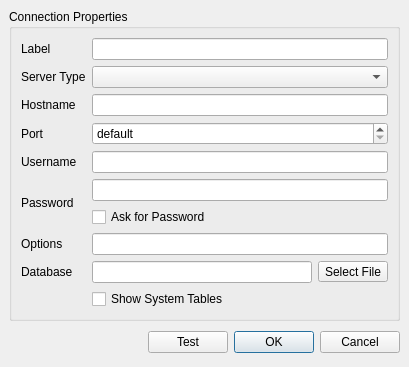
<?xml version="1.0" encoding="UTF-8"?>
<ui version="4.0">
 <class>WConnection</class>
 <widget class="QDialog" name="WConnection">
  <property name="geometry">
   <rect>
    <x>0</x>
    <y>0</y>
    <width>409</width>
    <height>362</height>
   </rect>
  </property>
  <property name="windowTitle">
   <string>Connection Properties</string>
  </property>
  <property name="windowIcon">
   <iconset resource="icons.qrc">
    <normaloff>:/icons/conn.png</normaloff>:/icons/conn.png</iconset>
  </property>
  <layout class="QVBoxLayout">
   <property name="spacing">
    <number>6</number>
   </property>
   <property name="leftMargin">
    <number>9</number>
   </property>
   <property name="topMargin">
    <number>9</number>
   </property>
   <property name="rightMargin">
    <number>9</number>
   </property>
   <property name="bottomMargin">
    <number>9</number>
   </property>
   <item>
    <widget class="QGroupBox" name="groupBox">
     <property name="title">
      <string>Connection Properties</string>
     </property>
     <layout class="QGridLayout">
      <property name="leftMargin">
       <number>9</number>
      </property>
      <property name="topMargin">
       <number>9</number>
      </property>
      <property name="rightMargin">
       <number>9</number>
      </property>
      <property name="bottomMargin">
       <number>9</number>
      </property>
      <property name="spacing">
       <number>6</number>
      </property>
      <item row="2" column="0">
       <widget class="QLabel" name="labelHostname">
        <property name="text">
         <string>Hostname</string>
        </property>
        <property name="buddy">
         <cstring>editHostname</cstring>
        </property>
       </widget>
      </item>
      <item row="8" column="0">
       <widget class="QLabel" name="labelDatabase">
        <property name="text">
         <string>Database</string>
        </property>
        <property name="buddy">
         <cstring>editDatabase</cstring>
        </property>
       </widget>
      </item>
      <item row="5" column="0" rowspan="2">
       <widget class="QLabel" name="label6">
        <property name="text">
         <string>Password</string>
        </property>
        <property name="buddy">
         <cstring>editPassword</cstring>
        </property>
       </widget>
      </item>
      <item row="4" column="1" colspan="2">
       <widget class="QLineEdit" name="editUsername"/>
      </item>
      <item row="8" column="2">
       <widget class="QToolButton" name="buttonSelectFile">
        <property name="text">
         <string>Select File</string>
        </property>
        <property name="icon">
         <iconset resource="icons.qrc">
          <normaloff>:/icons/diropen.png</normaloff>:/icons/diropen.png</iconset>
        </property>
       </widget>
      </item>
      <item row="0" column="1" colspan="2">
       <widget class="QLineEdit" name="editLabel"/>
      </item>
      <item row="3" column="0">
       <widget class="QLabel" name="label3">
        <property name="text">
         <string>Port</string>
        </property>
        <property name="buddy">
         <cstring>spinPort</cstring>
        </property>
       </widget>
      </item>
      <item row="2" column="1" colspan="2">
       <widget class="QLineEdit" name="editHostname"/>
      </item>
      <item row="9" column="1" colspan="2">
       <widget class="QCheckBox" name="checkSysTables">
        <property name="text">
         <string>Show System Tables</string>
        </property>
       </widget>
      </item>
      <item row="4" column="0">
       <widget class="QLabel" name="label5">
        <property name="text">
         <string>Username</string>
        </property>
        <property name="buddy">
         <cstring>editUsername</cstring>
        </property>
       </widget>
      </item>
      <item row="0" column="0">
       <widget class="QLabel" name="label1">
        <property name="text">
         <string>Label</string>
        </property>
        <property name="buddy">
         <cstring>editLabel</cstring>
        </property>
       </widget>
      </item>
      <item row="5" column="1" colspan="2">
       <widget class="QLineEdit" name="editPassword">
        <property name="echoMode">
         <enum>QLineEdit::Password</enum>
        </property>
       </widget>
      </item>
      <item row="3" column="1" colspan="2">
       <widget class="QSpinBox" name="spinPort">
        <property name="buttonSymbols">
         <enum>QAbstractSpinBox::UpDownArrows</enum>
        </property>
        <property name="specialValueText">
         <string>default</string>
        </property>
        <property name="minimum">
         <number>0</number>
        </property>
        <property name="maximum">
         <number>65535</number>
        </property>
        <property name="value">
         <number>0</number>
        </property>
       </widget>
      </item>
      <item row="6" column="1" colspan="2">
       <widget class="QCheckBox" name="checkAskPassword">
        <property name="text">
         <string>Ask for Password</string>
        </property>
       </widget>
      </item>
      <item row="1" column="1" colspan="2">
       <widget class="QComboBox" name="comboType"/>
      </item>
      <item row="1" column="0">
       <widget class="QLabel" name="label4">
        <property name="text">
         <string>Server Type</string>
        </property>
        <property name="buddy">
         <cstring>comboType</cstring>
        </property>
       </widget>
      </item>
      <item row="8" column="1">
       <widget class="QLineEdit" name="editDatabase"/>
      </item>
      <item row="7" column="1" colspan="2">
       <widget class="QLineEdit" name="editOptions"/>
      </item>
      <item row="7" column="0">
       <widget class="QLabel" name="label">
        <property name="text">
         <string>Options</string>
        </property>
       </widget>
      </item>
     </layout>
    </widget>
   </item>
   <item>
    <layout class="QHBoxLayout">
     <property name="spacing">
      <number>6</number>
     </property>
     <property name="leftMargin">
      <number>0</number>
     </property>
     <property name="topMargin">
      <number>0</number>
     </property>
     <property name="rightMargin">
      <number>0</number>
     </property>
     <property name="bottomMargin">
      <number>0</number>
     </property>
     <item>
      <spacer>
       <property name="orientation">
        <enum>Qt::Horizontal</enum>
       </property>
       <property name="sizeHint" stdset="0">
        <size>
         <width>131</width>
         <height>31</height>
        </size>
       </property>
      </spacer>
     </item>
     <item>
      <widget class="QPushButton" name="testButton">
       <property name="text">
        <string>Test</string>
       </property>
      </widget>
     </item>
     <item>
      <widget class="QPushButton" name="okButton">
       <property name="text">
        <string>OK</string>
       </property>
       <property name="default">
        <bool>true</bool>
       </property>
      </widget>
     </item>
     <item>
      <widget class="QPushButton" name="cancelButton">
       <property name="text">
        <string>Cancel</string>
       </property>
      </widget>
     </item>
    </layout>
   </item>
  </layout>
 </widget>
 <tabstops>
  <tabstop>editLabel</tabstop>
  <tabstop>comboType</tabstop>
  <tabstop>editHostname</tabstop>
  <tabstop>spinPort</tabstop>
  <tabstop>editUsername</tabstop>
  <tabstop>editPassword</tabstop>
  <tabstop>checkAskPassword</tabstop>
  <tabstop>editDatabase</tabstop>
  <tabstop>buttonSelectFile</tabstop>
  <tabstop>checkSysTables</tabstop>
  <tabstop>testButton</tabstop>
  <tabstop>okButton</tabstop>
  <tabstop>cancelButton</tabstop>
 </tabstops>
 <resources>
  <include location="icons.qrc"/>
 </resources>
 <connections>
  <connection>
   <sender>cancelButton</sender>
   <signal>clicked()</signal>
   <receiver>WConnection</receiver>
   <slot>reject()</slot>
   <hints>
    <hint type="sourcelabel">
     <x>398</x>
     <y>350</y>
    </hint>
    <hint type="destinationlabel">
     <x>179</x>
     <y>282</y>
    </hint>
   </hints>
  </connection>
 </connections>
</ui>
